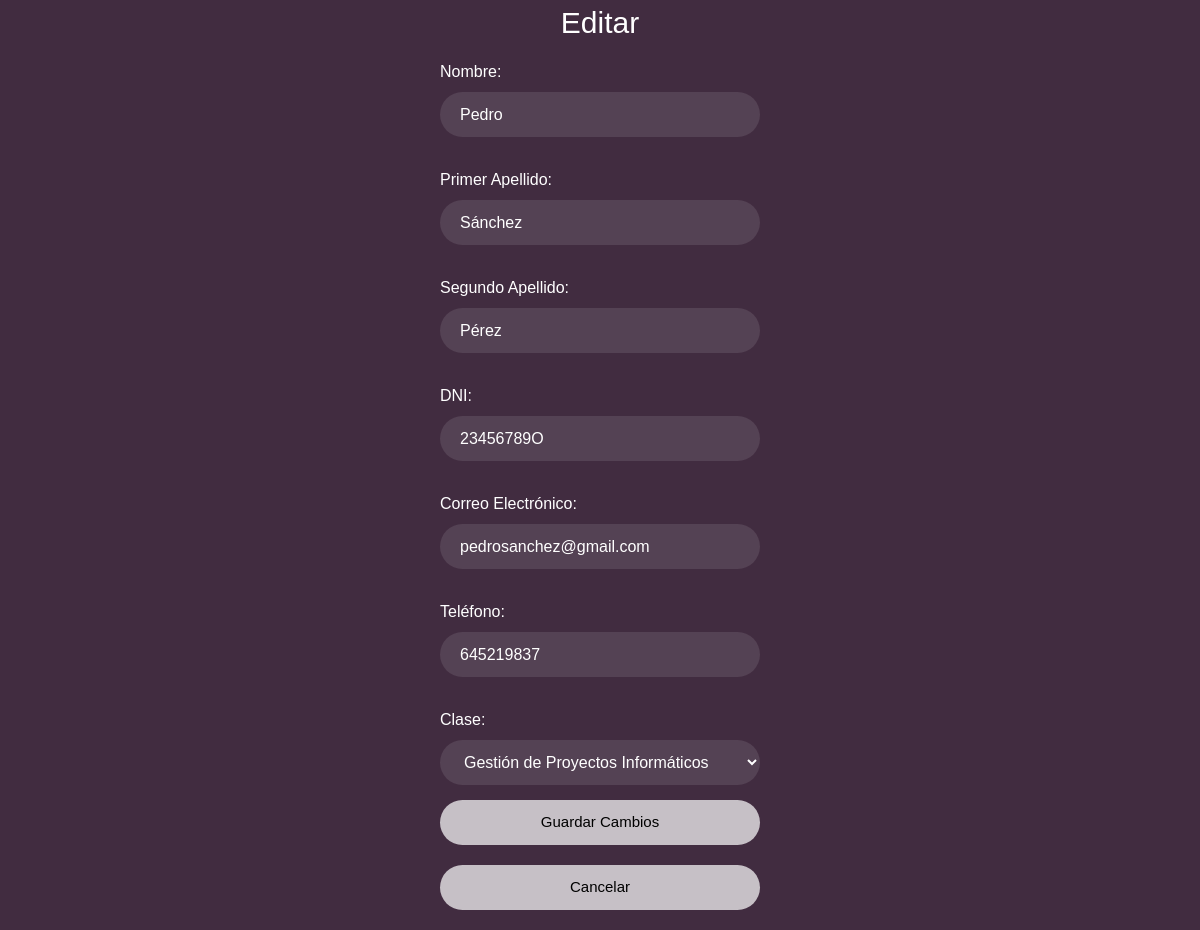
Page /forms/form_editar.php?id_alumno=3&tabla=alumnos (signed in) on the committed database.
### tables this page shows
create table if not exists tbl_alumno(
    id_alumno int not null auto_increment,
    nom_alu varchar(50) not null,
    apellido1_alu varchar(50) not null,
    apellido2_alu varchar(50) not null,
    dni_alum char(9) not null,
    email_alum varchar(50),
    telf_alum char(9),
    id_clase int not null,
    primary key(id_alumno),
    foreign key(id_clase) references tbl_clase(id_clase)
);

### forms/form_editar.php (the view, shortened to what this page needs)
<?php
require_once '../conexion/conexion.php';
if ((isset($_GET['id_alumno']) || isset($_GET['id_profesor'])) && isset($_GET['tabla'])) {
    $id = isset($_GET['id_alumno']) ? $_GET['id_alumno'] : $_GET['id_profesor'];
    $tabla = $_GET['tabla'];
    if ($tabla == 'alumnos' && isset($_GET['id_alumno'])) {
        $consulta = $pdo->prepare('SELECT * FROM tbl_alumno WHERE id_alumno = :id');
    } elseif ($tabla == 'profesores' && isset($_GET['id_profesor'])) {
        $consulta = $pdo->prepare('SELECT * FROM tbl_profesor WHERE id_profesor = :id');
    } else {
        header('Location: ../view/tablas.php?tabla=alumnos');
        exit();
    }
    $consulta->execute(['id' => $id]);
    $datos = $consulta->fetch(PDO::FETCH_ASSOC);
} else {
    header('Location: ../view/tablas.php?tabla=alumnos');
    exit();
}
?>
<!DOCTYPE html>
<html lang="es">
<head>
    <link href="https://stackpath.bootstrapcdn.com/bootstrap/4.5.2/css/bootstrap.min.css" rel="stylesheet">
    <link rel="stylesheet" href="../css/style.css">
</head>
<body class="login-body">
                        <form action="../acciones/editar.php" method="POST">
                            <div class="box">
                                <div class="container-login">
                                    <div class="top-header">
                                        <header class="header-login btn-login">Editar</header>
                                    </div>
                                    <div class="input-field">
                                        <label for="nombre">Nombre:</label>
                                        <input type="text" class="input" id="nombre" name="nombre" value="<?php echo $datos['nom_' . ($tabla == 'profesores' ? 'prof' : 'alu')]; ?>" oninput="validarNombre()" required>
                                    </div>
                                    <div class="input-field">
                                        <label for="apellido1">Primer Apellido:</label>
                                        <input type="text" class="input" id="apellido1" name="apellido1" value="<?php echo $datos['apellido1_' . ($tabla == 'profesores' ? 'prof' : 'alu')]; ?>" oninput="validarApellido1()" required>
                                    </div>
                                    <div class="input-field">
                                        <label for="apellido2">Segundo Apellido:</label>
                                        <input type="text" class="input" id="apellido2" name="apellido2" value="<?php echo $datos['apellido2_' . ($tabla == 'profesores' ? 'prof' : 'alu')]; ?>" oninput="validarApellido2()" required>
                                    </div>
                                    <div class="input-field">
                                        <label for="dni">DNI:</label>
                                        <input type="text" class="input" id="dni" name="dni" value="<?php echo $datos['dni_' . ($tabla == 'profesores' ? 'prof' : 'alum')]; ?>" oninput="validarDNI()" required>
                                    </div>
                                    <div class="input-field">
                                        <label for="email">Correo Electrónico:</label>
                                        <input type="email" class="input" id="email" name="email" value="<?php echo $datos['email_' . ($tabla == 'profesores' ? 'prof' : 'alum')]; ?>" oninput="validarEmail()">
                                    </div>
                                    <div class="input-field">
                                        <label for="telefono">Teléfono:</label>
                                        <input type="tel" class="input" id="telefono" name="telefono" value="<?php echo $datos['telf_' . ($tabla == 'profesores' ? 'prof' : 'alum')]; ?>" oninput="validarNumero()">
                                    </div>
                                    <?php if ($tabla == 'alumnos'): ?>
                                    <div class="input-field">
                                        <label for="clase">Clase:</label>
                                        <select class="input" id="clase" name="clase" required>
                                            <option value="4" <?php if ($datos['id_clase'] == 4) echo 'selected'; ?>>Gestión de Proyectos Informáticos</option>
                                        </select>
                                    </div>
                                    <?php endif; ?>
                                    <button type="submit" class="submit">Guardar Cambios</button>
                                    <form action="../view/tablas.php">
                                        <button type="submit" class="submit" >Cancelar</button>
                                    </form>
                                </div>
                            </div>
                        </form>
</body>
</html>

### css/style.css (style rules this page uses)
.login-body { background-color: #412c40; }
.box { display: flex; justify-content: center; align-items: center; min-height: 90vh; }
.container-login { width: 350px; padding: 0 15px; display: flex; flex-direction: column; }
.header-login { color: #fff; font-size: 30px; text-align: center; margin-bottom: 15px; }
.input-field { margin-bottom: 15px; }
.input-field .input { height: 45px; width: 100%; border: none; outline: none; border-radius: 30px; color: #fff; padding: 0 20px; background: rgba(255, 255, 255, 0.1); }
.input option { color: black; background-color: white; }
.submit { border: none; border-radius: 30px; font-size: 15px; height: 45px; outline: none; width:100%; background: rgba(255, 255, 255, 0.7); cursor: pointer; transition: background-color 0.3s, box-shadow 0.3s; margin-bottom: 20px; }
label { color: white; }
body { font-family: Arial, sans-serif; margin: 0; padding: 0; background-color: #f4f4f4; }

### rows in the picture
tbl_alumno: nombre "Pedro", apellido1 "Sánchez", apellido2 "Pérez", dni "23456789O", email "pedrosanchez@gmail.com", telefono "645219837", clase "Gestión de Proyectos Informáticos"
